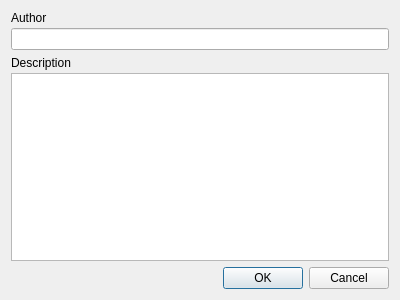
<?xml version="1.0" encoding="UTF-8"?>
<ui version="4.0">
 <class>FileMetadataWindow</class>
 <widget class="QDialog" name="FileMetadataWindow">
  <property name="geometry">
   <rect>
    <x>0</x>
    <y>0</y>
    <width>400</width>
    <height>300</height>
   </rect>
  </property>
  <property name="windowTitle">
   <string>Dialog</string>
  </property>
  <layout class="QGridLayout" name="gridLayout">
   <item row="0" column="0">
    <layout class="QVBoxLayout" name="verticalLayout">
     <property name="spacing">
      <number>3</number>
     </property>
     <item>
      <widget class="QLabel" name="label">
       <property name="text">
        <string>Author</string>
       </property>
       <property name="buddy">
        <cstring>author</cstring>
       </property>
      </widget>
     </item>
     <item>
      <widget class="QLineEdit" name="author"/>
     </item>
    </layout>
   </item>
   <item row="1" column="0">
    <layout class="QVBoxLayout" name="verticalLayout_2">
     <property name="spacing">
      <number>3</number>
     </property>
     <item>
      <widget class="QLabel" name="label_2">
       <property name="text">
        <string>Description</string>
       </property>
       <property name="buddy">
        <cstring>description</cstring>
       </property>
      </widget>
     </item>
     <item>
      <widget class="QPlainTextEdit" name="description"/>
     </item>
    </layout>
   </item>
   <item row="2" column="0">
    <layout class="QHBoxLayout">
     <property name="spacing">
      <number>6</number>
     </property>
     <property name="leftMargin">
      <number>0</number>
     </property>
     <property name="topMargin">
      <number>0</number>
     </property>
     <property name="rightMargin">
      <number>0</number>
     </property>
     <property name="bottomMargin">
      <number>0</number>
     </property>
     <item>
      <spacer>
       <property name="orientation">
        <enum>Qt::Horizontal</enum>
       </property>
       <property name="sizeHint" stdset="0">
        <size>
         <width>0</width>
         <height>0</height>
        </size>
       </property>
      </spacer>
     </item>
     <item>
      <widget class="QPushButton" name="buttonOK">
       <property name="sizePolicy">
        <sizepolicy hsizetype="Maximum" vsizetype="Fixed">
         <horstretch>0</horstretch>
         <verstretch>0</verstretch>
        </sizepolicy>
       </property>
       <property name="text">
        <string>OK</string>
       </property>
      </widget>
     </item>
     <item>
      <widget class="QPushButton" name="buttonCancel">
       <property name="sizePolicy">
        <sizepolicy hsizetype="Maximum" vsizetype="Fixed">
         <horstretch>0</horstretch>
         <verstretch>0</verstretch>
        </sizepolicy>
       </property>
       <property name="text">
        <string>Cancel</string>
       </property>
      </widget>
     </item>
    </layout>
   </item>
  </layout>
 </widget>
 <tabstops>
  <tabstop>author</tabstop>
  <tabstop>description</tabstop>
  <tabstop>buttonOK</tabstop>
  <tabstop>buttonCancel</tabstop>
 </tabstops>
 <resources/>
 <connections/>
</ui>
